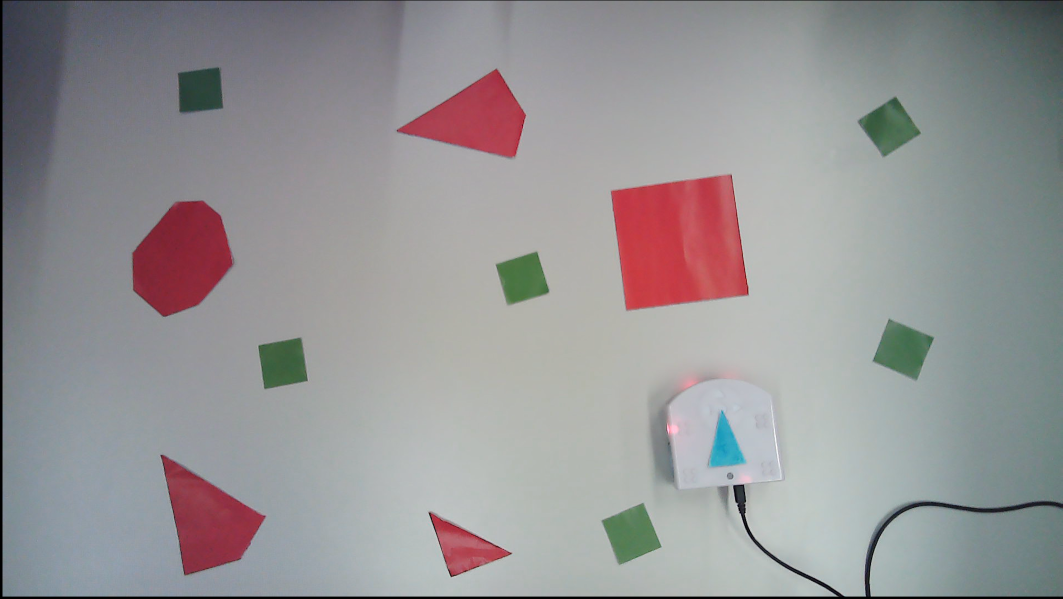
#> input picture rendu_groupe_01/images/colors.png, 2125 x 1198 px (shown at 1/2 size)
$ jupyter execute --allow-errors rapport.ipynb   (shell and % lines are left out)   (text cells are left out)
#> lines starting #> are read from the running program, lines starting #| are printed output that depends on the picture; after the words box and inside, x2 and y2 are one past the last pixel; in counts of white or black regions, pixels touching at a corner belong together
### rendu_groupe_01/main.py

import cv2
import numpy as np
import matplotlib.pyplot as plt
import sys
import time


import vision
import globalNavigation
import Extended_Kalman_Filter
import start_thymio


def main(cam, com):
    #===== INITIALISATION =====
    print("opening capture device...")
    try:
        cap = cv2.VideoCapture(cam)
        print("OK")
        pass
    except:
        print("FAIL")
        cap = None


    #initialize observer and stabilize camera for 20 frames
    print("initializing capture device...")
    observer = vision.Observer(cap)
    observer.stabilize(20)
    print("OK")

    #capture one frame and use it to find:
    # - robot
    # - scale
    # - obstacles
    # - targets
    print("capturing initial parameters...")
    observer.capture()
    observer.find_robot() #find robot for scale computation
    scale = observer.find_scale()
    obstacles = observer.find_obstacles()
    targets = observer.find_targets()
    robot_pos = observer.find_robot() #find robot with newly computed scale
    while not robot_pos[2]:
        print("FAIL\nRobot not found...")
        observer.capture()
        observer.find_robot() #find robot for scale computation
        scale = observer.find_scale()
        robot_pos = observer.find_robot() #find robot with newly computed scale
        time.sleep(1)

    print("OK")
    print("world scale is: ", scale)
    print("robot state is: ", robot_pos)
    print("nb of obstacles is: ", len(obstacles))
    print("nb of targets is: ", len(targets))


    print("computing visibility graph...")
    visibilityGraph, possibleDisplacement = globalNavigation.computeVisibilityGraph(obstacles)
    targets.insert(0, [robot_pos[0][0], robot_pos[0][1]]) # the initial position of the Thymio is the starting point of the trajectory
    print("OK")

    #CHECK THAT NO POINTS ARE IN OBSTACLES
    print("checking targets validity...")
    pointsInObstacle = globalNavigation.InterestPointInObstacle(targets, visibilityGraph)
    while pointsInObstacle:
        print("FAIL\nOne of the interest point is in a dilated obstacle, please replace them...")
        targets.clear()
        observer.capture()
        targets = observer.find_targets()
        robot_pos = observer.find_robot()
        targets.insert(0, [robot_pos[0][0], robot_pos[0][1]])
        pointsInObstacle = globalNavigation.InterestPointInObstacle(targets, visibilityGraph)
        time.sleep(1)
    print("OK")

    print("computing trajectory...")
    trajectory = globalNavigation.computeTrajectory(visibilityGraph, targets)
    print("OK")


    print("displaying initial information...")
    final = observer.debug_output(trajectory)
    print("OK")
    print("close plot to continue...")
    plt.imshow(cv2.cvtColor(final, cv2.COLOR_BGR2RGB))
    plt.show()
    print("OK")


    print("initializing kalman...")
    kalman = Extended_Kalman_Filter.Kalman(robot_pos)
    print("OK")

    print("connecting thymio...")
    start_thymio.connexion_thymio(com)
    print("OK")


    count_trajectory=1
    goal_actual=trajectory[count_trajectory]
    nb_goal=len(trajectory)

    last_time = time.time()
    print("started mainloop (press q to quit)...")

    while True:
        time.sleep(0.1)

        value_speed = start_thymio.measure_sensor()

        observer.capture()

        robot_pos = observer.find_robot()

        dt = time.time()-last_time
        last_time = time.time()
        kalman.update_measurements(robot_pos, value_speed)
        estimated_robot_pos = kalman.estimate(dt)
        actual_position,actual_angle = start_thymio.get_position(estimated_robot_pos)

        if start_thymio.detect_trajectory(actual_position,goal_actual) and count_trajectory < nb_goal-1:         # upload goal
            count_trajectory+=1
            goal_actual=trajectory[count_trajectory]


        elif start_thymio.detect_trajectory(actual_position,goal_actual) and count_trajectory == nb_goal-1:     # if all points are finished
            start_thymio.mission_accomplished()
            break

        start_thymio.follow_the_way_to_dream(actual_position,goal_actual,actual_angle,estimated_robot_pos)

        final = observer.debug_output(trajectory, estimated_robot_pos)
        cv2.imshow('frame',final)

        if cv2.waitKey(1) & 0xFF == ord('q'):
            break


    try:
        cap.release()

    except:
        pass

    start_thymio.stop()

    time.sleep(0.5)

    start_thymio.deconnexion_thymio()

    cv2.destroyAllWindows()
# [2 lines that do not run on import are left out]


### rendu_groupe_01/rapport.ipynb
[cell 1]
import cv2
import numpy as np
import matplotlib.pyplot as plt


RED = (0, 0, 255)
GREEN = (0, 255, 0)
BLUE = (255, 0, 0)
LIGHTBLUE = (255, 127, 0)
TURQUOISE = (255, 255, 0)
PINK = (255, 0, 255)
ORANGE = (0, 127, 255)
YELLOW = (0, 255, 255)
WHITE = (255)


IX=0
IY=1

H_MIN = 0
S_MIN = 0
V_MIN = 0
H_MAX = 179
S_MAX = 255
V_MAX = 255


AREA_THRESH = 100
MERGE_THRESH = 0.04
EPSILON = 40

LP_MODE_REL = 0
LP_MODE_ABS = 1

ROBOT_LEN = 100

DIL_COEFF = 100
EXP_RATIO = 60

DIL_COEFF_K = 8
NB_ITER = 10

NB_VERTEX_TRIANGLE = 3
TRIANGLE_LONG_SHORT_RATIO=2

FIRST = 0
SECOND = 1
THIRD = 2

IPOS = 0
IANGLE = 1
IVISIBLE = 2
ILENGTH = 3

[cell 2]
# these are approximated values for the color blue

RED_LOW  = [150, 100, 100]
RED_HIGH = [179, 255, 255]

color_low = np.array(RED_LOW, np.uint8)
color_high = np.array(RED_HIGH, np.uint8)


frame = cv2.imread("images/colors.png")
#> frame is the input picture: shape (1198, 2125, 3); mean B, G, R 149.3, 147.9, 149.3
plt.imshow(frame[:,:,::-1])

hsv = cv2.cvtColor(frame, cv2.COLOR_BGR2HSV)
#> hsv: shape (1198, 2125, 3); mean H, S, V 92.5, 25.2, 156.9


msk = cv2.inRange(hsv,  color_low, color_high)
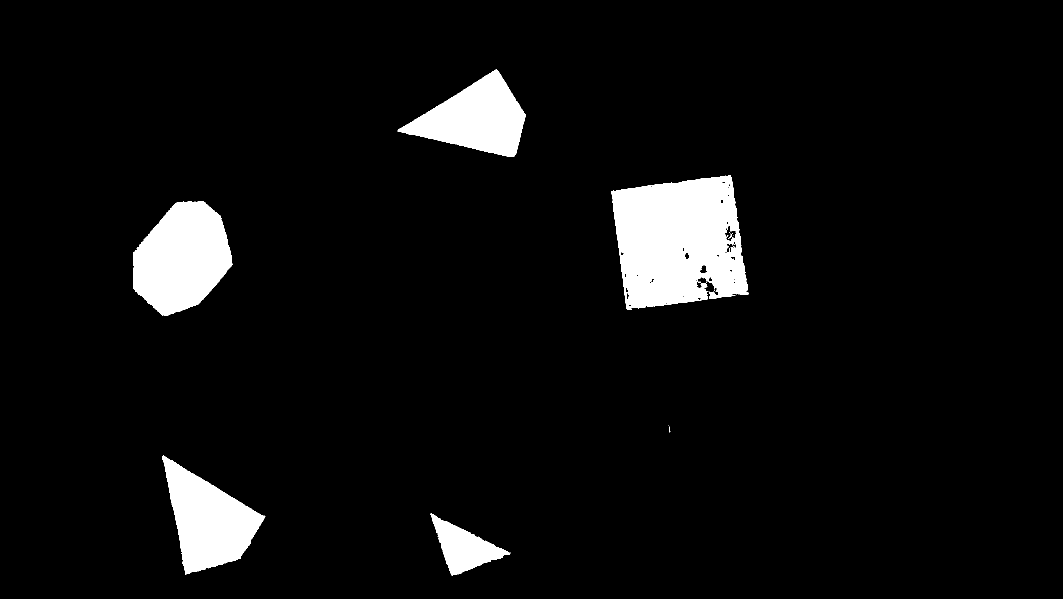
#> msk: shape (1198, 2125) (shown at 1/2 size); 5.7% white; 19 white regions (13 under 20 px), largest, box (x1, y1, x2, y2) and area: (1223, 351, 1497, 619) 56360, (266, 402, 465, 632) 32191, (324, 911, 531, 1149) 25379, (795, 139, 1052, 314) 23510, (861, 1027, 1021, 1152) 8455, (1457, 467, 1464, 478) 21

msk_inv = cv2.bitwise_not(msk)
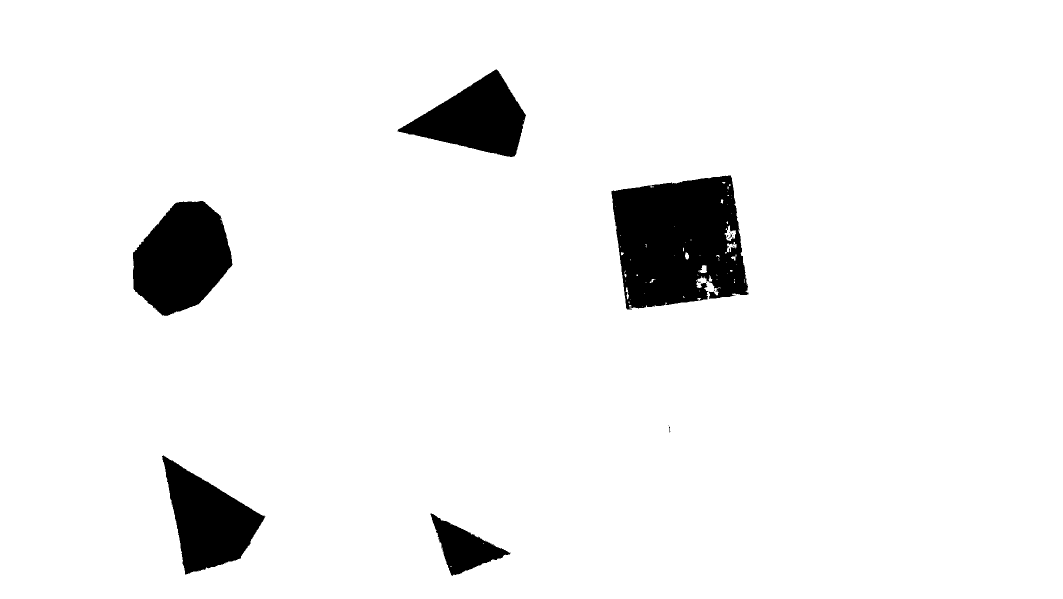
#> msk_inv: shape (1198, 2125) (shown at 1/2 size); 94.3% white; 19 black regions (13 under 20 px), largest, box (x1, y1, x2, y2) and area: (1223, 351, 1497, 619) 56360, (266, 402, 465, 632) 32191, (324, 911, 531, 1149) 25379, (795, 139, 1052, 314) 23510, (861, 1027, 1021, 1152) 8455, (1457, 467, 1464, 478) 21

white = np.zeros(frame.shape, np.uint8)

white[:]=WHITE

bg = cv2.bitwise_and(frame,frame,mask = msk_inv)
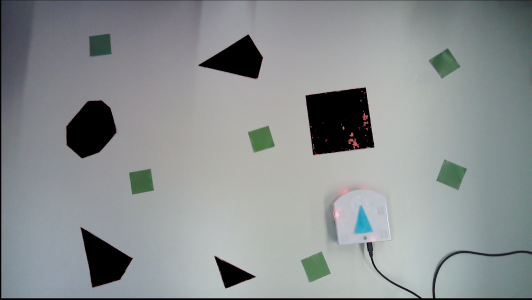
#> bg: shape (1198, 2125, 3) (shown at 1/4 size); mean B, G, R 145.2, 144.5, 139.7
fg = cv2.bitwise_and(white,white,mask = msk)
#> white: shape (1198, 2125, 3); every value is 255

final = cv2.bitwise_or(bg, fg)
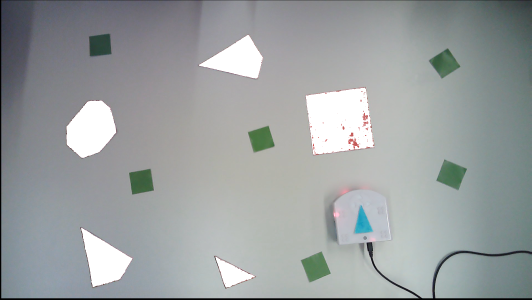
#> final: shape (1198, 2125, 3) (shown at 1/4 size); mean B, G, R 159.8, 159.1, 154.3


plt.figure()
plt.imshow(final[:,:,::-1])

[cell 3]
def cleanup_contours(contours, mode=0):
    """
    This function filters contours by removing small ones and reducind the number of verices.
    contours    opencv standard list of contours
    mode        Vertices merge method (0=relative to arclength, 1=fixed)

    returns     Filtered and cleaned list of contours
    """
    #clean contours

    clean_contours = []

    for cnt in contours:
        # only take big enough contours
        if (cv2.contourArea(cnt) >= AREA_THRESH):
            #convex hull
            #hull = cv2.convexHull(cnt)
            hull = cnt
            #lower poly approx
            if mode == LP_MODE_REL:
                epsilon = MERGE_THRESH*cv2.arcLength(hull,True)
            else:
                epsilon = EPSILON
            approx = cv2.approxPolyDP(hull,epsilon,True)

            clean_contours.append(approx)

    return clean_contours


def find_color(frame, hsv_low, hsv_high):
    """
    this function finds the contours of colored areas in a frame
    frame       standard opencv BGR image
    hsv_low     hsv color lower boundary (np array)
    hsv_high    hsv color upper boundary (np array)

    returns     Filtered and cleaned list of contours
    """
    hsv = cv2.cvtColor(frame, cv2.COLOR_BGR2HSV)


    #Using inRange to find the desired range
    mask = cv2.inRange(hsv,  hsv_low, hsv_high)

    contours, hierarchy = cv2.findContours(mask, cv2.RETR_EXTERNAL  , cv2.CHAIN_APPROX_SIMPLE)


    return cleanup_contours(contours)

[cell 4]
cap = cv2.VideoCapture(0)

cv2.namedWindow("Hsv detect", cv2.WINDOW_NORMAL)


cv2.createTrackbar('H low', 'Hsv detect', H_MIN, H_MAX, lambda empty: empty)
cv2.createTrackbar('S low', 'Hsv detect', S_MIN, S_MAX, lambda empty: empty)
cv2.createTrackbar('V low', 'Hsv detect', V_MIN, V_MAX, lambda empty: empty)

cv2.createTrackbar('H high', 'Hsv detect', H_MIN, H_MAX, lambda empty: empty)
cv2.createTrackbar('S high', 'Hsv detect', S_MIN, S_MAX, lambda empty: empty)
cv2.createTrackbar('V high', 'Hsv detect', V_MIN, V_MAX, lambda empty: empty)

#SOME INITIAL VALUES FOR BLUE
cv2.setTrackbarPos('H low', 'Hsv detect', 83)
cv2.setTrackbarPos('S low', 'Hsv detect', 165)
cv2.setTrackbarPos('V low', 'Hsv detect', 100)

cv2.setTrackbarPos('H high', 'Hsv detect', 120)
cv2.setTrackbarPos('S high', 'Hsv detect', 255)
cv2.setTrackbarPos('V high', 'Hsv detect', 255)

while(True):

    ret, frame = cap.read()
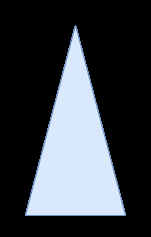
#> input picture rendu_groupe_01/images/MR_01.png, 151 x 237 px, given in place of the camera
#> frame is the input picture: shape (237, 151, 3); mean B, G, R 68.7, 62.7, 58.4

    hsv = cv2.cvtColor(frame, cv2.COLOR_BGR2HSV)
#> hsv: shape (237, 151, 3); mean H, S, V 29.9, 10.8, 68.7


    # Trackbars realtime position
    h1 = cv2.getTrackbarPos('H low', 'Hsv detect')
    s1 = cv2.getTrackbarPos('S low', 'Hsv detect')
    v1 = cv2.getTrackbarPos('V low', 'Hsv detect')

    h2 = cv2.getTrackbarPos('H high', 'Hsv detect')
    s2 = cv2.getTrackbarPos('S high', 'Hsv detect')
    v2 = cv2.getTrackbarPos('V high', 'Hsv detect')

    color_low = np.array([h1, s1, v1], np.uint8)
    color_high = np.array([h2, s2, v2], np.uint8)


    clean_contours = find_color(frame, color_low, color_high)
#> in find_color, `contours, hierarchy = cv2.findContours(mask, cv2.RETR_EXTERNAL  , cv2...`: contours = []
#> clean_contours = []

    cv2.drawContours(frame, clean_contours, -1, GREEN, 3)

    #draw points
    for cnt in clean_contours:
        for pt in cnt:
            frame = cv2.circle(frame, (pt[0][IX], pt[0][IY]), radius=5, color=RED, thickness=-1)
#> this loop made 0 passes

    cv2.imshow('Hsv detect', frame)


    if cv2.waitKey(1) & 0xFF == ord('q'):
#> (key q is pressed here)
        break

cap.release()
cv2.destroyAllWindows()

[cell 5]
#calibration
BLUE_LOW  = [87, 129, 80]
BLUE_HIGH = [131, 255, 255]

def detect_robot(frame, scale=1):
    """
    this function finds the robot in the frame. it also finds it's position, size and orientation.
    frame       standard opencv BGR image
    scale       scale of the world

    returns     an array [ndarray(x, y), angle, visible T/F, size in px], a frame with debug information overlay
    """
    blue_low = np.array(BLUE_LOW, np.uint8)
    blue_high = np.array(BLUE_HIGH, np.uint8)
    frame = frame.copy()

    clean_contours = find_color(frame, blue_low, blue_high)
#> in find_color (call 2), `mask = cv2.inRange(hsv,  hsv_low, hsv_high)`:
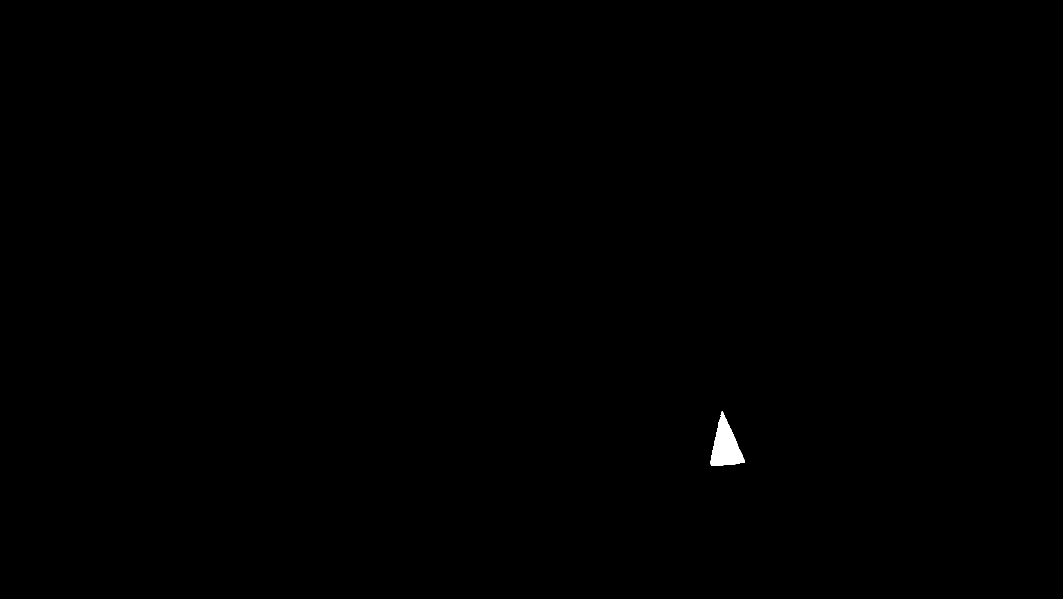
#> mask: shape (1198, 2125) (shown at 1/2 size); 0.16% white; 1 white region
#> in find_color (call 2), `contours, hierarchy = cv2.findContours(mask, cv2.RETR_EXTERNAL  , cv2...`: contours = 1 contour; box (x1, y1, x2, y2) and area: (1421, 823, 1490, 932) 3950
#> (the rest of the program and of its run is left out)
